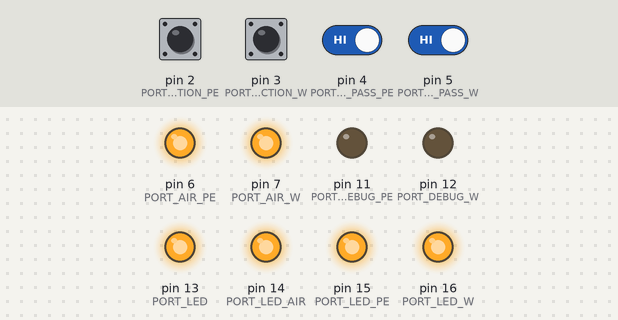
Simulated run of this sketch. Board: Arduino Uno, built with avr-gcc and run on an emulated ATmega328P. Parts: output pins drawn as LEDs (lit = HIGH). Inputs (shaded band) come from the test bench; at power-on: pin 2 (PORT_DETECTION_PE), pin 3 (PORT_DETECTION_W), pin 4 (PORT_SENSOR_PASS_PE), pin 5 (PORT_SENSOR_PASS_W) HIGH. What the sketch prints to the serial monitor is not drawn.

Above: at 2.7 s.
2.8 s: pin 2 (PORT_DETECTION_PE) pulled LOW for 0.15 s
At 3.6 s:
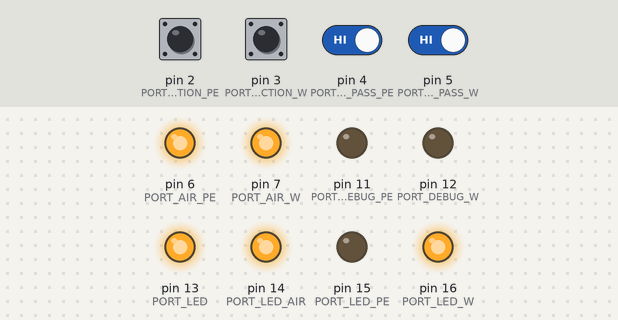
4.4 s: pin 3 (PORT_DETECTION_W) pulled LOW for 0.15 s
At 4.8 s:
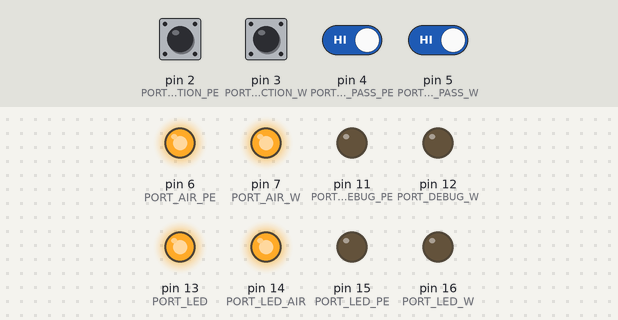
6.0 s: pin 2 (PORT_DETECTION_PE) driven LOW and pin 4 (PORT_SENSOR_PASS_PE) driven LOW
At 7.5 s:
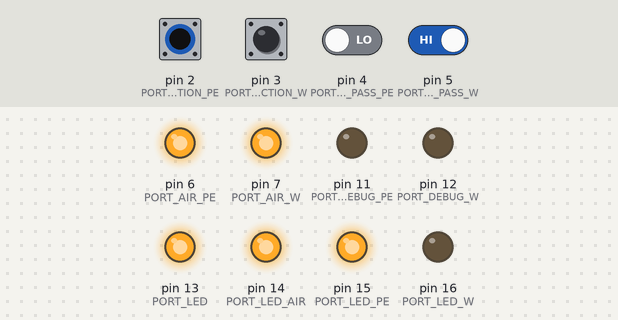
Timing chart, 0 to 9.0 s (numbered marks = the images above; inputs shaded):
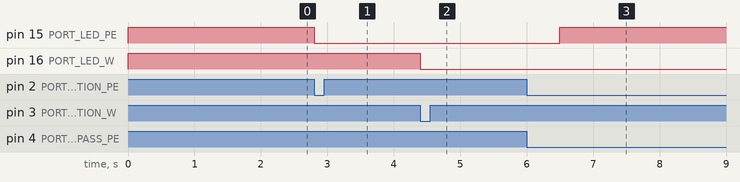

Measured:
- after the input at 2.8 s, pin 15 (PORT_LED_PE): HIGH → LOW at once
- after the input at 4.4 s, pin 16 (PORT_LED_W): HIGH → LOW at once
- after the input at 6.0 s, pin 15 (PORT_LED_PE): LOW → HIGH after 0.50 s

The sketch:

CapState.ino
```cpp
#include "Def.h"
#include "Init.h"
#include "Timer.h"
#include "Interrupt.h"

//*********************************************************************************
//セットアップ
//*********************************************************************************
void setup() {
    Serial.begin(115200);
    InitPort();//ポートのイニシャライズ
#ifdef DEBUG_TIME_SEND
    digitalWrite(PORT_LED, LED_ON);
    digitalWrite(PORT_LED_PE, LED_ON);
    digitalWrite(PORT_LED_W, LED_ON);
    digitalWrite(PORT_LED_AIR, LED_ON);
    delay(500);
    digitalWrite(PORT_LED, LED_OFF);
    digitalWrite(PORT_LED_PE, LED_OFF);
    digitalWrite(PORT_LED_W, LED_OFF);
    digitalWrite(PORT_LED_AIR, LED_OFF);
#else //DEBUG_TIME_SEND
    FlashLED(PORT_LED, 3, 50, LED_OFF);
#endif //DEBUG_TIME_SEND

    //割り込み設定
    attachInterrupt(INT_NUM_AREA2, Int_DetIn_PE, FALLING);//PE検知信号割込みポート
    attachInterrupt(INT_NUM_AREA3, Int_DetIn_W, FALLING);//白検知信号割込みポート
    Serial.println("-----Start-----");
}

//*********************************************************************************
//メインループ
//*********************************************************************************
void loop()
{
    CtrlSignal(AryInfoPE, AryTimeBuf_PE);
    CtrlSignal(AryInfoW, AryTimeBuf_W);
}


//*********************************************************************************
//状態遷移処理
//aryInfo：ステータス配列
//aryTimeBuf：時間管理配列
//*********************************************************************************
void CtrlSignal(long *aryInfo, long *aryTimeBuf)
{
    long TimeBuf = 0;//未使用

    switch(aryInfo[areaState])
    {
        //--------------------------------------------------------------------------------------------------------------------------
        //■アイドル状態　
        //検知信号からの割込み待ち
        case enm_Sts0_WaitDetection:
            break;

        //--------------------------------------------------------------------------------------------------------------------------
        //■通過センサがONになっているかチェック
        case enm_Sts1_CheckPassOn:
                //通過センサがONになっているかチェック
                //ONになっている事で通過OFF待ち状態へ移動
                if(digitalRead(aryInfo[portNumPass]) == PASS_ON)
                {
                    GetTime(aryTimeBuf[timeWaitPassStart]);//エア命令準備開始時間をセット
                    ChangeState(aryInfo, enm_Sts2_WaitPassOff);//通過完了待ち状態へ移行
                }
                //※通過センサノイズによる連続PE検知の対策
                //PE検知ON時に通過OFFの場合は無視してアイドル状態に戻す
                //(PE検知信号は必ず通過ON中に発信される)
                else if(aryInfo[portNumPass] == PORT_SENSOR_PASS_PE)
                    ChangeState(aryInfo, enm_Sts0_WaitDetection);//アイドル状態へ移行

                //検知後、待ち時間以上経過しても通過センサがONにならない場合はアイドル状態に戻す
                else if(CheckElapsedTime(aryTimeBuf[timeGetDetect], TIME_CANCEL_PASS_ON))
                    ChangeState(aryInfo, enm_Sts0_WaitDetection);//アイドル状態へ移行
            break;

        //--------------------------------------------------------------------------------------------------------------------------
        //■"通過完了割込み待ち"　割込みが来たら "エア命令発信遅延" へ
        //※■※指定時間経っても割込が無い時は通常状態に戻す
        case enm_Sts2_WaitPassOff:
#pragma region 通過完了待ち---------------------------
            if(digitalRead(aryInfo[portNumPass]) == PASS_OFF)
            {
                //エア命令ON時間状態へ移行
                digitalWrite(aryInfo[portNumLED], LED_OFF);
                digitalWrite(aryInfo[portNumAir], AIR_ON);
                GetTime(aryTimeBuf[timePassEnd]);//エア出力命令出力準備の終了時間をセット(未使用)
                ChangeState(aryInfo, enm_Sts3_AirSignal);//エア命令ON時間状態へ移行
            }
            //検知信号受信後、通過センサがOFFしない場合はタイムアウト[TIME_CANCEL]
            else if(CheckElapsedTime(aryTimeBuf[timeWaitPassStart], TIME_CANCEL) &&
                        aryInfo[areaState] == enm_Sts2_WaitPassOff)
            {
                digitalWrite(aryInfo[portNumLED], LED_OFF);
                ChangeState(aryInfo, enm_Sts0_WaitDetection);//アイドル状態へ移行
            }
            break;
#pragma endregion


        //--------------------------------------------------------------------------------------------------------------------------
        //■エア命令ON時間
        //エア出力命令の時間を
        case enm_Sts3_AirSignal:
#pragma region エア命令信号発信-------------------------------
            //特定時間経過後、エア命令OFFしてアイドル状態へ移行[TIME_AIR_SIGNAL_ON]
            if(CheckElapsedTime(aryTimeBuf[timePassEnd], TIME_AIR_SIGNAL_ON))
            {
                digitalWrite(aryInfo[portNumAir], AIR_OFF);
                ChangeState(aryInfo, enm_Sts0_WaitDetection);//アイドル状態へ
            }
            break;
#pragma endregion

    }
}

//*********************************************************************************
//移行する状態をセット
//aryInfo：ステータス配列
//stateNum：状態番号
//*********************************************************************************
void ChangeState(long *aryInfo, int stateNum)
{
    aryInfo[areaState] = stateNum;
}


//*********************************************************************************
//LED点滅処理
//*********************************************************************************
void FlashLED(int portNum, int loopNum, int delayTime, bool blEnd)
{
    for (int i = 0; i < loopNum; i++)
    {
        digitalWrite(portNum, LED_ON);
        delay(delayTime/20);
        digitalWrite(portNum, LED_OFF);
        delay(delayTime*10);
    }
    digitalWrite(portNum, blEnd);
}
```

Def.h
```cpp
//信号のHigh/Low-----------------------
#define LED_ON 0
#define LED_OFF 1

#define AIR_ON 0
#define AIR_OFF 1

#define PASS_ON 0
#define PASS_OFF 1

//Port番号-----------------------
#define PORT_SENSOR_PASS_PE 4//通過センサ入力ポート PE
#define PORT_SENSOR_PASS_W 5//通過センサ入力ポート 白

#define PORT_DETECTION_PE 2//検知信号割込みポート　PE
#define PORT_DETECTION_W 3//検知信号割込みポート　白

#define PORT_AIR_PE 6//エア命令出力ポート PE
#define PORT_AIR_W 7//エア命令出力ポート 白

#define PORT_LED 13//Arduino搭載LEDポート
#define PORT_LED_AIR 14//未使用
#define PORT_LED_PE 15//検知～通過終了まで点灯(エア命令準備中)　PE
#define PORT_LED_W 16//検知～通過終了まで点灯(エア命令準備中)　白

//割込み番号------------------------
#define INT_NUM_AREA2 0//検知割込み番号　PE
#define INT_NUM_AREA3 1//検知割込み番号　白

//時間（ms）
//#define TIME_WAIT 50//未使用
#define TIME_AIR_SIGNAL_ON 20//エア命令信号時間
#define TIME_CANCEL 500//検知受信後から通過センサがOFFにならない場合のタイムアウト時間
#define TIME_CANCEL_PASS_ON 50//検知受信後に通過センサがONにならない場合のタイムアウト時間（白のみ）

//通過センサのバタつきが起こっている為、
//カメラ制御BOXからPE検出信号が、1つのCAPに対して複数送信される。
//1つのPE信号を受けた後、一定時間のPE信号を無視するようにする。
#define TIME_CANCEL_NEXT_DETECT_PE 50 //★PE検知時に通過OFFで無視する処理を入れた為250→50へ変更
#define TIME_CANCEL_NEXT_DETECT_W 50


//その他-----------------------
//#define AREA_NUM_PE 2//未使用
//#define AREA_NUM_W 3//未使用

#define TIME_MAX_VALUE 4294967295//PGM開始からの時間カウント最大値
//#define TIME_DEVIDE 0//未使用

//デバッグ用--------------------------
////#define CNT_DEBUG 100000
#define PORT_DEBUG_PE 11
#define PORT_DEBUG_W 12
```

Init.cpp
```cpp
#include "Init.h"

bool FlgPE = false;
bool FlgW = false;
int DebugCntAAA = 0;

//PEエリアのステータス配列
long AryInfoPE[7] = {0,                         //状態番号
                     PORT_SENSOR_PASS_PE,       //通過センサ入力ポート番号
                     PORT_DETECTION_PE,         //検知信号入力ポート番号
                     PORT_AIR_PE,               //エア命令出力ポート番号
                     PORT_LED_PE,               //LEDポート番号
                     0,                         //Air命令準備状態フラグ(未使用)
                     1};                        //機器起動後から初回検知フラグ(未使用)

long AryInfoW[7] = {0,                         //状態番号
                    PORT_SENSOR_PASS_W,       //通過センサ入力ポート番号
                    PORT_DETECTION_W,         //検知信号入力ポート番号
                    PORT_AIR_W,               //エア命令出力ポート番号
                    PORT_LED_W,               //LEDポート番号
                    0,                        //Air命令準備状態(未使用)
                    1};                       //機器起動後から初回検知フラグ(未使用)
//-----------------------------------
//配列アドレス指定時に使用する列挙(Init.h)
// enum _EnmAryInfo
// {
//     areaState = 0,      //状態番号
//     portNumPass,        //通過センサ入力ポート番号
//     portNumDetection,   //検知信号入力ポート番号
//     portNumAir,         //エア命令出力ポート番号
//     portNumLED,         //LEDポート番号
//     flgAirOrderWaitStart//Air命令準備状態フラグ(未使用)
//     //flgDetectFirstTime//機器起動後から初回検知フラグ(未使用)
// };
//-----------------------------------

long AryTimeBuf_PE[7] = {0,0,0,0,0,0,TIME_CANCEL_NEXT_DETECT_PE};
long AryTimeBuf_W[7] = {0,0,0,0,0,0,TIME_CANCEL_NEXT_DETECT_W};
//-----------------------------------
// enum _TimeBuf
//配列アドレス指定時に使用する列挙
// {
//     timeWaitStart = 0,
//     timeTargetBuf,
//     timePassOn,
//     timePassEnd,
//     timeWaitPassStart,
//     timeGetDetect,
//     timeCancelNextDetect
// };
//-----------------------------------

//*********************************************************************************
//ポートイニシャライズ
//*********************************************************************************
void InitPort()
{
    //----------------------------
    pinMode(PORT_DEBUG_PE, OUTPUT);
    pinMode(PORT_DEBUG_W, OUTPUT);
    digitalWrite(PORT_DEBUG_PE, LOW);
    digitalWrite(PORT_DEBUG_W, LOW);
    //----------------------------

    //ポート設定----------------------
    pinMode(PORT_DETECTION_PE, INPUT_PULLUP);
    pinMode(PORT_DETECTION_W, INPUT_PULLUP);

    pinMode(PORT_SENSOR_PASS_PE, INPUT_PULLUP);
    pinMode(PORT_SENSOR_PASS_W, INPUT_PULLUP);

    pinMode(PORT_AIR_PE, OUTPUT);
    pinMode(PORT_AIR_W, OUTPUT);

    pinMode(PORT_LED, OUTPUT);
    pinMode(PORT_LED_PE, OUTPUT);
    pinMode(PORT_LED_W, OUTPUT);
    pinMode(PORT_LED_AIR, OUTPUT);

    //ポート状態------------------------
    digitalWrite(PORT_AIR_PE, AIR_OFF);
    digitalWrite(PORT_AIR_W, AIR_OFF);

    digitalWrite(PORT_LED, HIGH);
    digitalWrite(PORT_LED_PE, LED_OFF);
    digitalWrite(PORT_LED_W, LED_OFF);
    digitalWrite(PORT_LED_AIR, LED_OFF);
}
```

Init.h
```cpp
#include <Arduino.h>
#include "Def.h"

extern bool FlgPE;
extern bool FlgW;
extern int DebugCntAAA;

//=============================
extern long AryInfoPE[7];
extern long AryInfoW[7];
//ステータス配列アドレス用　列挙
enum _EnmAryInfo
{
    areaState = 0,      //状態番号
    portNumPass,        //通過センサ入力ポート番号
    portNumDetection,   //検知信号入力ポート番号
    portNumAir,         //エア命令出力ポート番号
    portNumLED,         //LEDポート番号
    flgAirOrderWaitStart//Air命令準備状態フラグ(未使用)
    //flgDetectFirstTime//機器起動後から初回検知フラグ(未使用)
};

//=============================
extern long AryTimeBuf_PE[7];
extern long AryTimeBuf_W[7];

//時間管理アドレス要　列挙
enum _TimeBuf
{
    timeWaitStart = 0,  //通過センサON待ち時間
    timeTargetBuf,      //未使用
    timePassOn,         //通過開始時間
    timePassEnd,        //通過終了時間
    timeWaitPassStart,  //通過センサON待ち時間
    timeGetDetect,      //検知信号取得時間
    timeCancelNextDetect//未使用
};

//=============================
//ステータス番号用　列挙
enum _StateTransition
{
    enm_Sts0_WaitDetection = 0,
    enm_Sts1_CheckPassOn,
    enm_Sts2_WaitPassOff,
    enm_Sts3_AirSignal
};


void InitPort();//ポートイニシャライズ
```

Interrupt.cpp
```cpp
#include "Def.h"
#include "Interrupt.h"
#include "Init.h"
#include "Timer.h"


//*********************************************************************************
void Int_DetIn_PE()
{
    OrderAir(AryInfoPE, AryTimeBuf_PE);
}

//*********************************************************************************
void Int_DetIn_W()
{
    OrderAir(AryInfoW, AryTimeBuf_W);
}

//*********************************************************************************
void OrderAir(long *aryInfo, long *aryTimeBuf)
{
    //アイドル状態では無い時は検知信号を無視
    if (aryInfo[areaState] != enm_Sts0_WaitDetection) return;
    //前回の検知信号受信後、特定時間内の場合は検知信号を無視（白のみ）
    else if(!CheckElapsedTime(aryTimeBuf[timeGetDetect], aryTimeBuf[timeCancelNextDetect])) return;

    aryInfo[areaState] = enm_Sts1_CheckPassOn;//通過センサON待ち状態へ移行
    digitalWrite(aryInfo[portNumLED], LED_ON);
    GetTime(aryTimeBuf[timeWaitStart]);
    GetTime(aryTimeBuf[timeGetDetect]);
    // }

}
```

Interrupt.h
```cpp
void Int_DetIn_PE();//PE割込み処理
void Int_DetIn_W();//白割込み処理

void OrderAir(long *aryInfo, long *aryTimeBuf);//割込み時の処理
```

Timer.cpp
```cpp
#include "Timer.h"
#include "Def.h"

//*********************************************************************************
//時間取得（起動後の経過時間）
//valTime：時間格納変数
//*********************************************************************************
void GetTime(long& valTime)
{
    valTime = millis();
}

//*********************************************************************************
//時間タイムアウトチェック
//startTime：比較対象変数
//targetTime：タイムアウト時間
//*********************************************************************************
bool CheckElapsedTime(long startTime, long targetTime)
{
    long nowTime = millis();
    if(startTime > nowTime)
    {
        if((nowTime + (TIME_MAX_VALUE - startTime)) >= targetTime) return true;
    }
    else
        if(nowTime - startTime >= targetTime) return true;
    else
        return false;
}
```

Timer.h
```cpp
#include <Arduino.h>

void GetTime(long& valTime);//時間取得（起動後の経過時間）
bool CheckElapsedTime(long startTime, long targetTime);//時間タイムアウトチェック
```
